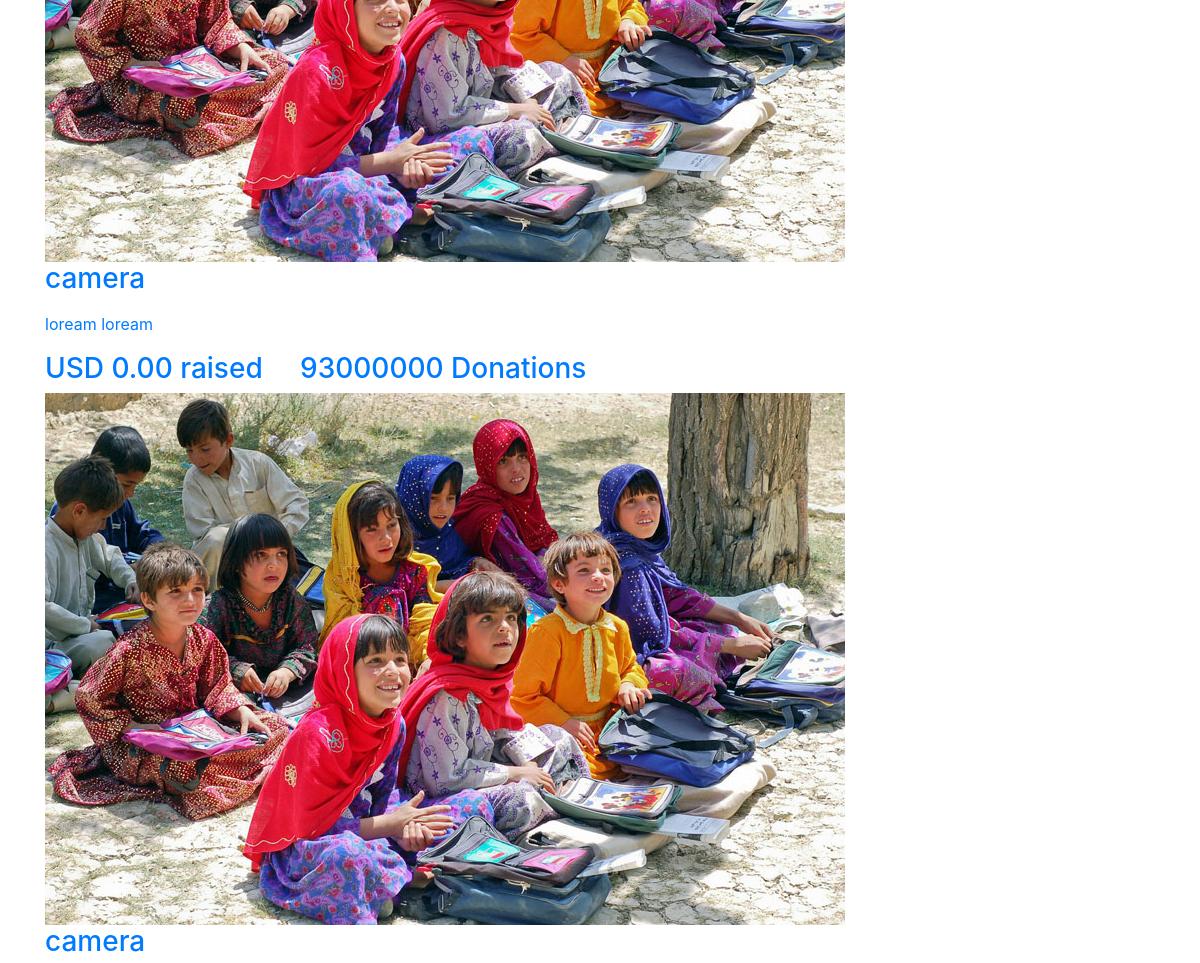
The app's page / (middle part), older data.
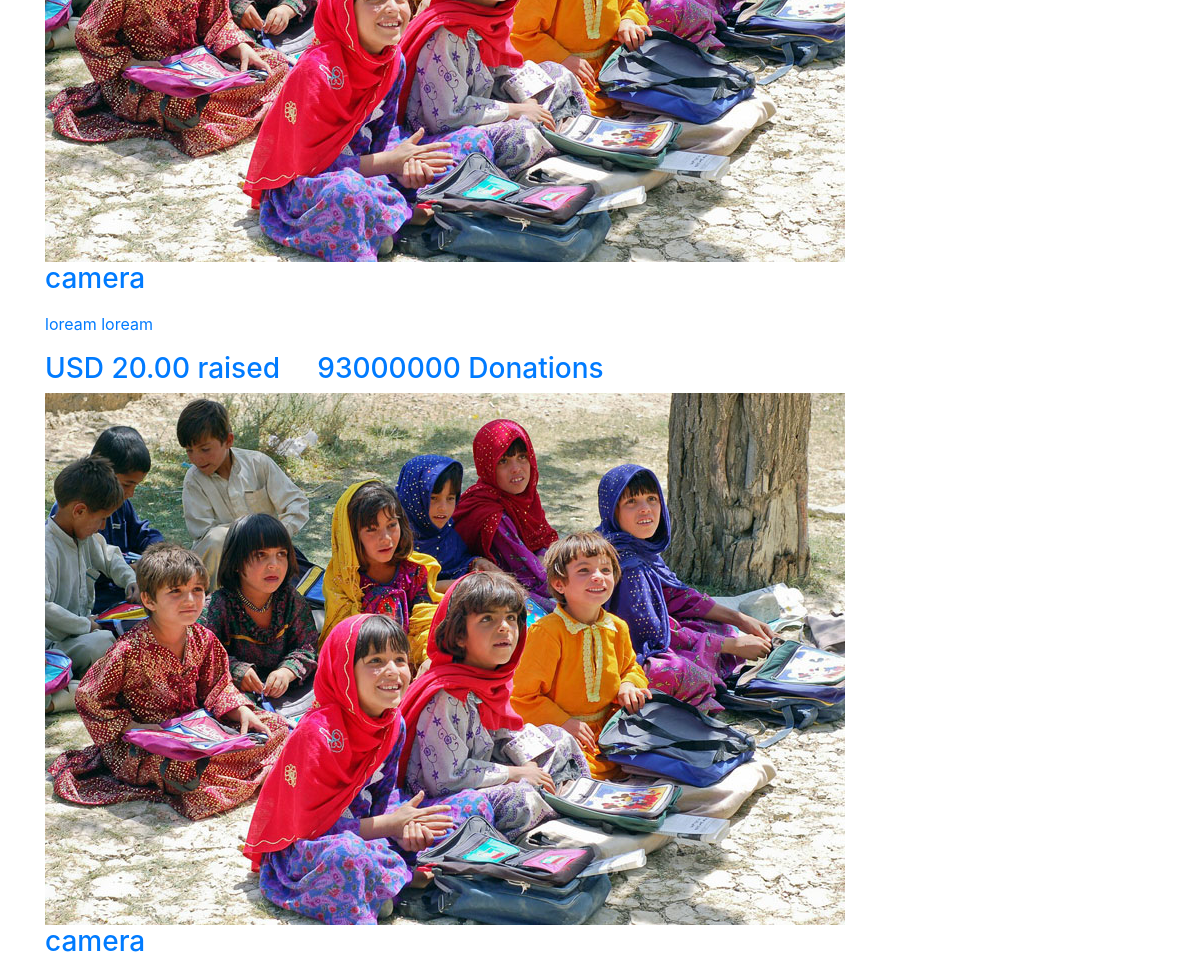
The same page, newer data.
### D_project/models.py (models this page shows, shortened)
class Project(models.Model):
    user = models.ForeignKey(get_user_model(), on_delete=models.CASCADE,default=1)
    name=models.CharField(max_length=50)
    category = models.ForeignKey(Category,on_delete=models.CASCADE,null=True)
    target = models.DecimalField(max_digits=10, decimal_places=2, default=100)
    current_amount = models.DecimalField(max_digits=10, decimal_places=2, default=0)
    tags = models.ManyToManyField(Tag)
    description=models.TextField(default="loream loream",max_length=800,null=True)
    start=models.DateTimeField(auto_now_add=True)
    end=models.DateTimeField()
    @classmethod
    def GetLatestFiveProjects(self):
        return self.objects.all()[:5]

### home/views.py (the view)
# urls.py: 2. Add a URL to urlpatterns:  path('', views.home, name='home')
def home(req):
    images=[]
    for project in Project.GetLatestFiveProjects():
        print(project.tags)
        images.append(Image.GetProjactImage(project))
    print(images)
    theLatest = zip(Project.GetLatestFiveProjects(), images)
    context={'theLatest':theLatest}
    return render(req,'home.html',context)

### D_project/models.py (called while the page is built)
    @classmethod
    def GetProjactImage(self,projact):
        return f'/media/{self.objects.filter(project=projact).first().image}'

### templates/home.html (shortened to what this page needs)
{%extends 'base.html'%}
{% block content %}
<main id="main">
  <section id="testimonials" class="testimonials section-bg">
    <div class="container">
      <div class="row">
        <div class="col-lg-12" data-aos="fade-up" data-aos-delay="100">
          <div
            class="testimonials-slider swiper"
            data-aos="fade-up"
            data-aos-delay="100"
          >
            <div class="swiper-wrapper">
              {%for project,img in theLatest%}
              <div class="swiper-slide">
                <div class="testimonial-item">
                  <a
                    href="{%url 'project_details' project.id%}"
                  >
                    <img
                      src={{img}}
                      class="testimonial-img img-fluid"
                      alt=""
                    />
                    <h3>{{project.name}}</h3>
                    <p>{{project.description}}</p>
                    <h3>USD {{project.current_amount}} raised &nbsp; &nbsp; 93000000 Donations</h3>
                  </a>
                </div>
              </div>
              {% endfor %}
            </div>
          </div>
        </div>
      </div>
    </div>
  </section>
  {% endblock %}

Row changes from the older to the newer data that the page shows:
changed Project "loream loream": current_amount "0.00" → "20.00"
